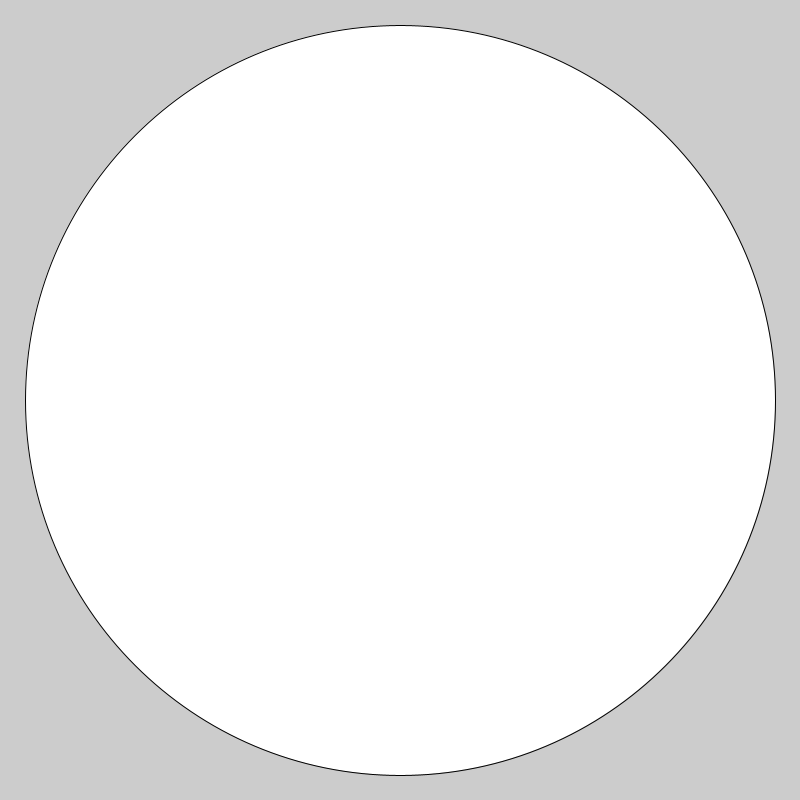
Frame 1 (no input)
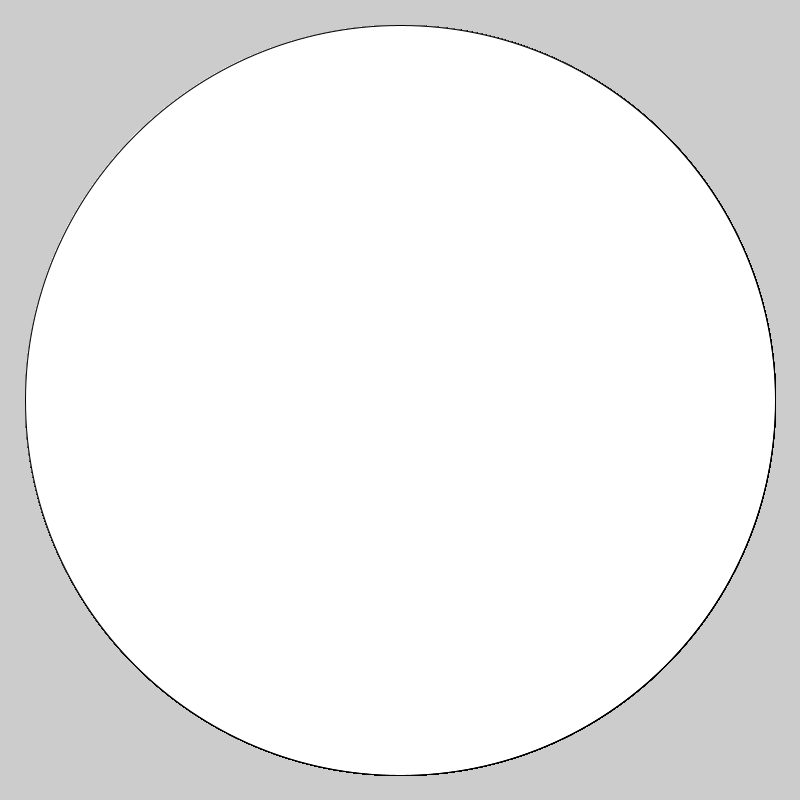
Frame 60 (the mouse pressed at the canvas centre just before this capture)
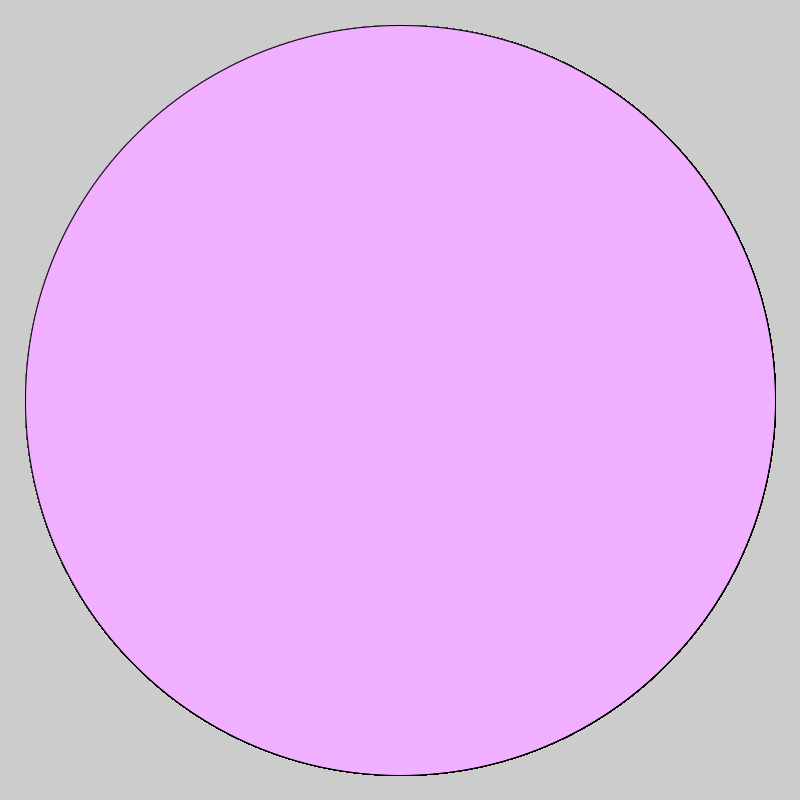
Frame 120 (the mouse held since frame 60 and released just before this capture)

The Processing sketch that drew these frames (run headless with seeded random() and noise(); from frame 60 on, the mouse is pressed at the canvas centre):

// Processing sketch: LogicalDot
// ── LogicalDot.pde
void setup(){
  size(800,800);
}

void draw(){
  if(mousePressed){
    fill(#F1AFFF);
  }
  
  ellipse(400,400,750,750);
  
}
